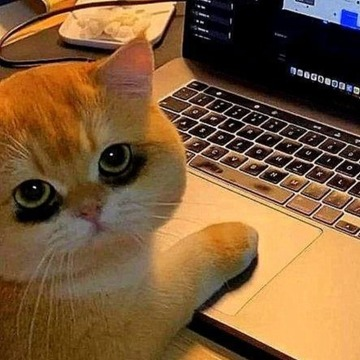
#> input picture Computer_Vision/cat.bmp, 360 x 360 px
$ python 08_Flip.py
#> lines starting #> are read from the running program, lines starting #| are printed output that depends on the picture
import cv2
import numpy as np

def affine_flip():
    src = cv2.imread('cat.bmp')
#> src is the input picture: shape (360, 360, 3); mean B, G, R 56.1, 91.1, 125.1

    if src is None:
        print('Image load failed!')
        return

    cv2.imshow('src', src)

    for flip_code in [1, 0, -1]:
        dst = cv2.flip(src, flip_code)

        desc = 'flipCode: %d' % flip_code
        cv2.putText(dst, desc, (10, 30), cv2.FONT_HERSHEY_SIMPLEX,
                    1.0, (255, 0, 0), 1, cv2.LINE_AA)

        cv2.imshow('dst', dst)
        cv2.waitKey()
#> this loop made 3 passes
#> pass 1, in affine_flip, `dst = cv2.flip(src, flip_code)`:
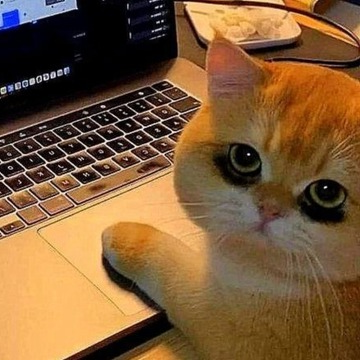
#> dst: shape (360, 360, 3); mean B, G, R 56.1, 91.1, 125.1
#> pass 1, in affine_flip, `cv2.imshow('dst', dst)`:
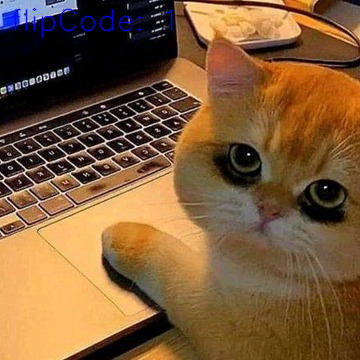
#> window 'dst': shape (360, 360, 3); mean B, G, R 56.8, 91, 125
#> pass 2, in affine_flip, `dst = cv2.flip(src, flip_code)`:
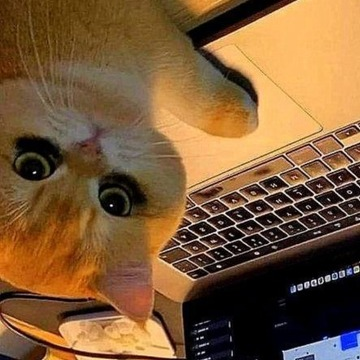
#> dst: shape (360, 360, 3); mean B, G, R 56.1, 91.1, 125.1
#> pass 2, in affine_flip, `cv2.imshow('dst', dst)`:
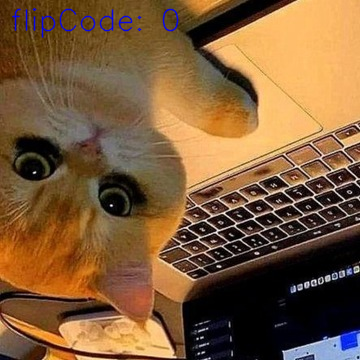
#> window 'dst': shape (360, 360, 3); mean B, G, R 57, 90.9, 124.7
#> after the loop:
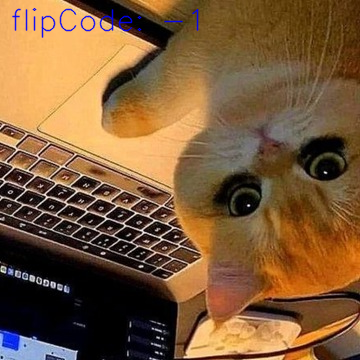
#> dst: shape (360, 360, 3); mean B, G, R 56.8, 90.6, 124.4

    cv2.destroyAllWindows()


affine_flip()
